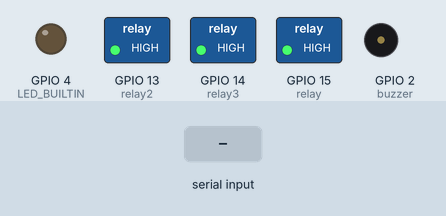
This sketch was run on a simulated ESP32. Shown: switched loads named in the sketch (green lamp = pin HIGH), output pins drawn as LEDs (lit = HIGH), buzzer (waves = sounding, pin HIGH). Inputs (shaded band) come from the test bench. WiFi joins after 1.5 s; servers stay silent unless stated; the camera gives no picture; what the sketch prints to the serial monitor is not drawn.

Above: at 3.0 s.
3.1 s: "a" received over Serial
At 3.7 s:
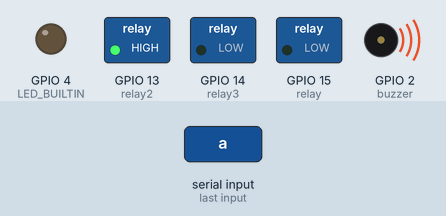
At 4.5 s:
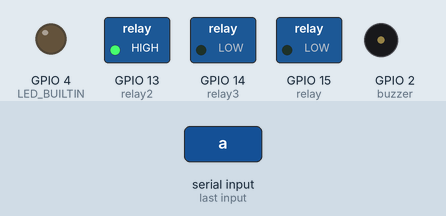
5.4 s: "b" received over Serial
At 7.5 s:
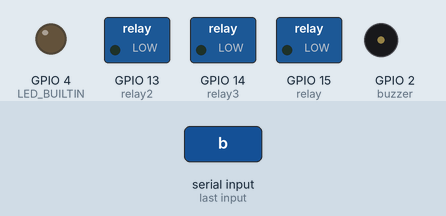
Timing chart, 0 to 12.7 s (numbered marks = the images above; inputs shaded):
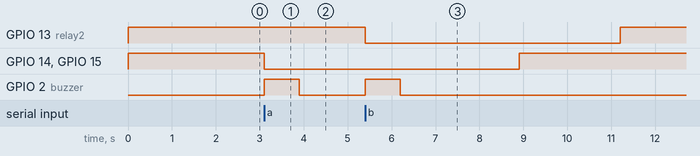

The sketch:

arduino_Code.ino
```cpp
#include "esp_camera.h"
#include <WiFi.h>
//
// WARNING!!! Make sure that you have either selected ESP32 Wrover Module,
//            or another board which has PSRAM enabled
//
// Select camera model
//#define CAMERA_MODEL_WROVER_KIT
//#define CAMERA_MODEL_ESP_EYE
//#define CAMERA_MODEL_M5STACK_PSRAM
//#define CAMERA_MODEL_M5STACK_WIDE
#define CAMERA_MODEL_AI_THINKER
#include "camera_pins.h"
const char* ssid = "Enter Your WIFI SSID";
const char* password = "Enter Your WIFI Password";
#define LED_BUILTIN 4
int relay = 15;
int relay2 = 13;
int relay3 = 14;
#define buzzer 2
#define MAX_BUFF_LEN 255

boolean matchFace = false;
boolean matchFace2 = false;
boolean activeRelay = false;
boolean activeRelay2 = false;
long prevMillis = 0;
long prevMillis2 = 0;
int interval = 5000;
void startCameraServer();
char c;
char s[MAX_BUFF_LEN];
uint8_t idx = 0;
void setup() {
  Serial.begin(115200);
  Serial.setDebugOutput(true);
  Serial.println();
  pinMode(relay, OUTPUT);
  pinMode(relay2, OUTPUT);
  pinMode(relay3,OUTPUT);
  //digitalWrite(relay, HIGH);
  pinMode(buzzer, OUTPUT);
  pinMode (LED_BUILTIN, OUTPUT);
  digitalWrite(LED_BUILTIN, LOW);
  digitalWrite(relay, HIGH);
  digitalWrite(relay2, HIGH);
  digitalWrite(relay3, HIGH);
  //digitalWrite(relay2, LOW);
  digitalWrite(buzzer, LOW);
  camera_config_t config;
  config.ledc_channel = LEDC_CHANNEL_0;
  config.ledc_timer = LEDC_TIMER_0;
  config.pin_d0 = Y2_GPIO_NUM;
  config.pin_d1 = Y3_GPIO_NUM;
  config.pin_d2 = Y4_GPIO_NUM;
  config.pin_d3 = Y5_GPIO_NUM;
  config.pin_d4 = Y6_GPIO_NUM;
  config.pin_d5 = Y7_GPIO_NUM;
  config.pin_d6 = Y8_GPIO_NUM;
  config.pin_d7 = Y9_GPIO_NUM;
  config.pin_xclk = XCLK_GPIO_NUM;
  config.pin_pclk = PCLK_GPIO_NUM;
  config.pin_vsync = VSYNC_GPIO_NUM;
  config.pin_href = HREF_GPIO_NUM;
  config.pin_sscb_sda = SIOD_GPIO_NUM;
  config.pin_sscb_scl = SIOC_GPIO_NUM;
  config.pin_pwdn = PWDN_GPIO_NUM;
  config.pin_reset = RESET_GPIO_NUM;
  config.xclk_freq_hz = 20000000;
  config.pixel_format = PIXFORMAT_JPEG;
  //init with high specs to pre-allocate larger buffers
  if (psramFound()) {
    config.frame_size = FRAMESIZE_UXGA;
    config.jpeg_quality = 10;
    config.fb_count = 2;
  } else {
    config.frame_size = FRAMESIZE_SVGA;
    config.jpeg_quality = 12;
    config.fb_count = 1;
  }
#if defined(CAMERA_MODEL_ESP_EYE)
  pinMode(13, INPUT_PULLUP);
  pinMode(14, INPUT_PULLUP);
#endif
  // camera init
  esp_err_t err = esp_camera_init(&config);
  if (err != ESP_OK) {
    Serial.printf("Camera init failed with error 0x%x", err);
    return;
  }
  sensor_t * s = esp_camera_sensor_get();
  //initial sensors are flipped vertically and colors are a bit saturated
  if (s->id.PID == OV3660_PID) {
    s->set_vflip(s, 1);//flip it back
    s->set_brightness(s, 1);//up the blightness just a bit
    s->set_saturation(s, -2);//lower the saturation
  }
  //drop down frame size for higher initial frame rate
  s->set_framesize(s, FRAMESIZE_QVGA);
#if defined(CAMERA_MODEL_M5STACK_WIDE)
  s->set_vflip(s, 1);
  s->set_hmirror(s, 1);
#endif
  WiFi.begin(ssid, password);
  while (WiFi.status() != WL_CONNECTED) {
    delay(500);
    Serial.print(".");
  }
  Serial.println("");
  Serial.println("WiFi connected");
  startCameraServer();
  Serial.print("Camera Ready! Use 'http://");
  Serial.print(WiFi.localIP());
  Serial.println("' to connect");
}
void loop() {
  if  (Serial.available() > 0) {
    c = Serial.read();
    if (c == 'a') {
      matchFace = true;
    }
    if (c == 'b') {
      matchFace2 = true;
    }
  }
  if (matchFace == true && activeRelay == false) {
    activeRelay = true;
    digitalWrite (relay, LOW);
    digitalWrite (relay3, LOW);
    digitalWrite (buzzer, HIGH);
    delay(800);
    digitalWrite (buzzer, LOW);
    prevMillis = millis();
  }
  if (activeRelay == true && millis() - prevMillis > interval) {
    activeRelay = false;
    matchFace = false;
    digitalWrite(relay, HIGH);
    digitalWrite (relay3, HIGH);
  }
  if (matchFace2 == true && activeRelay2 == false) {
    activeRelay2 = true;
    digitalWrite (relay2, LOW);
    digitalWrite (buzzer, HIGH);
    delay(800);
    digitalWrite (buzzer, LOW);
    prevMillis2 = millis();
  }
  if (activeRelay2 == true && millis() - prevMillis2 > interval) {
    activeRelay2 = false;
    matchFace2 = false;
    digitalWrite(relay2, HIGH);
  }
}
```

camera_pins.h
```cpp
#if defined(CAMERA_MODEL_WROVER_KIT)
#define PWDN_GPIO_NUM    -1
#define RESET_GPIO_NUM   -1
#define XCLK_GPIO_NUM    21
#define SIOD_GPIO_NUM    26
#define SIOC_GPIO_NUM    27

#define Y9_GPIO_NUM      35
#define Y8_GPIO_NUM      34
#define Y7_GPIO_NUM      39
#define Y6_GPIO_NUM      36
#define Y5_GPIO_NUM      19
#define Y4_GPIO_NUM      18
#define Y3_GPIO_NUM       5
#define Y2_GPIO_NUM       4
#define VSYNC_GPIO_NUM   25
#define HREF_GPIO_NUM    23
#define PCLK_GPIO_NUM    22

#elif defined(CAMERA_MODEL_ESP_EYE)
#define PWDN_GPIO_NUM    -1
#define RESET_GPIO_NUM   -1
#define XCLK_GPIO_NUM    4
#define SIOD_GPIO_NUM    18
#define SIOC_GPIO_NUM    23

#define Y9_GPIO_NUM      36
#define Y8_GPIO_NUM      37
#define Y7_GPIO_NUM      38
#define Y6_GPIO_NUM      39
#define Y5_GPIO_NUM      35
#define Y4_GPIO_NUM      14
#define Y3_GPIO_NUM      13
#define Y2_GPIO_NUM      34
#define VSYNC_GPIO_NUM   5
#define HREF_GPIO_NUM    27
#define PCLK_GPIO_NUM    25

#elif defined(CAMERA_MODEL_M5STACK_PSRAM)
#define PWDN_GPIO_NUM     -1
#define RESET_GPIO_NUM    15
#define XCLK_GPIO_NUM     27
#define SIOD_GPIO_NUM     25
#define SIOC_GPIO_NUM     23

#define Y9_GPIO_NUM       19
#define Y8_GPIO_NUM       36
#define Y7_GPIO_NUM       18
#define Y6_GPIO_NUM       39
#define Y5_GPIO_NUM        5
#define Y4_GPIO_NUM       34
#define Y3_GPIO_NUM       35
#define Y2_GPIO_NUM       32
#define VSYNC_GPIO_NUM    22
#define HREF_GPIO_NUM     26
#define PCLK_GPIO_NUM     21

#elif defined(CAMERA_MODEL_M5STACK_V2_PSRAM)
#define PWDN_GPIO_NUM     -1
#define RESET_GPIO_NUM    15
#define XCLK_GPIO_NUM     27
#define SIOD_GPIO_NUM     22
#define SIOC_GPIO_NUM     23

#define Y9_GPIO_NUM       19
#define Y8_GPIO_NUM       36
#define Y7_GPIO_NUM       18
#define Y6_GPIO_NUM       39
#define Y5_GPIO_NUM        5
#define Y4_GPIO_NUM       34
#define Y3_GPIO_NUM       35
#define Y2_GPIO_NUM       32
#define VSYNC_GPIO_NUM    25
#define HREF_GPIO_NUM     26
#define PCLK_GPIO_NUM     21

#elif defined(CAMERA_MODEL_M5STACK_WIDE)
#define PWDN_GPIO_NUM     -1
#define RESET_GPIO_NUM    15
#define XCLK_GPIO_NUM     27
#define SIOD_GPIO_NUM     22
#define SIOC_GPIO_NUM     23

#define Y9_GPIO_NUM       19
#define Y8_GPIO_NUM       36
#define Y7_GPIO_NUM       18
#define Y6_GPIO_NUM       39
#define Y5_GPIO_NUM        5
#define Y4_GPIO_NUM       34
#define Y3_GPIO_NUM       35
#define Y2_GPIO_NUM       32
#define VSYNC_GPIO_NUM    25
#define HREF_GPIO_NUM     26
#define PCLK_GPIO_NUM     21

#elif defined(CAMERA_MODEL_M5STACK_ESP32CAM)
#define PWDN_GPIO_NUM     -1
#define RESET_GPIO_NUM    15
#define XCLK_GPIO_NUM     27
#define SIOD_GPIO_NUM     25
#define SIOC_GPIO_NUM     23

#define Y9_GPIO_NUM       19
#define Y8_GPIO_NUM       36
#define Y7_GPIO_NUM       18
#define Y6_GPIO_NUM       39
#define Y5_GPIO_NUM        5
#define Y4_GPIO_NUM       34
#define Y3_GPIO_NUM       35
#define Y2_GPIO_NUM       17
#define VSYNC_GPIO_NUM    22
#define HREF_GPIO_NUM     26
#define PCLK_GPIO_NUM     21

#elif defined(CAMERA_MODEL_AI_THINKER)
#define PWDN_GPIO_NUM     32
#define RESET_GPIO_NUM    -1
#define XCLK_GPIO_NUM      0
#define SIOD_GPIO_NUM     26
#define SIOC_GPIO_NUM     27

#define Y9_GPIO_NUM       35
#define Y8_GPIO_NUM       34
#define Y7_GPIO_NUM       39
#define Y6_GPIO_NUM       36
#define Y5_GPIO_NUM       21
#define Y4_GPIO_NUM       19
#define Y3_GPIO_NUM       18
#define Y2_GPIO_NUM        5
#define VSYNC_GPIO_NUM    25
#define HREF_GPIO_NUM     23
#define PCLK_GPIO_NUM     22

#elif defined(CAMERA_MODEL_TTGO_T_JOURNAL)
#define PWDN_GPIO_NUM      0
#define RESET_GPIO_NUM    15
#define XCLK_GPIO_NUM     27
#define SIOD_GPIO_NUM     25
#define SIOC_GPIO_NUM     23

#define Y9_GPIO_NUM       19
#define Y8_GPIO_NUM       36
#define Y7_GPIO_NUM       18
#define Y6_GPIO_NUM       39
#define Y5_GPIO_NUM        5
#define Y4_GPIO_NUM       34
#define Y3_GPIO_NUM       35
#define Y2_GPIO_NUM       17
#define VSYNC_GPIO_NUM    22
#define HREF_GPIO_NUM     26
#define PCLK_GPIO_NUM     21

#else
#error "Camera model not selected"
#endif
```

Measured:
- after the input at 3.1 s, GPIO 14 (relay3), GPIO 15 (relay): HIGH → LOW at once; GPIO 2 (buzzer): LOW → HIGH at once, → LOW 0.80 s later
- after the input at 5.4 s, GPIO 13 (relay2): HIGH → LOW at once, → HIGH 5.8 s later; GPIO 2 (buzzer): LOW → HIGH at once, → LOW 0.80 s later
